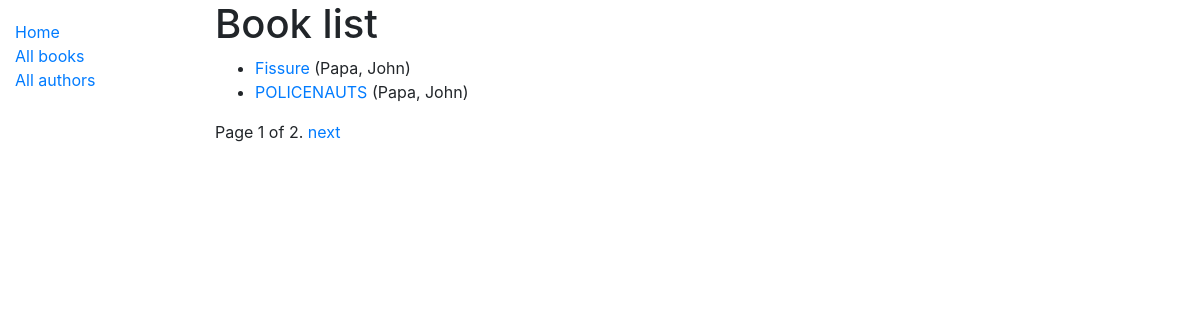
/catalog/books/, run on the app's committed database.
### catalog/models.py (models this page shows, shortened)
class Book(models.Model):
    title = models.CharField(max_length=200)
    author = models.ForeignKey(Author, on_delete=models.SET_NULL, null=True)
    summary = models.TextField(max_length=1000, help_text='Enter a brief description of the book')
    isbn = models.CharField('ISBN', max_length=13, help_text='13 Character <a href="https://www.isbn-international.org/content/what-isbn">ISBN number</a>')
    genre = models.ManyToManyField(Genre, help_text='Select a genre for this book')
    language = models.ForeignKey(Language, on_delete=models.SET_NULL, null=True)
    def get_absolute_url(self):
        return reverse('book-detail', args=[str(self.id)])
    class Meta:
        ordering = [ 'title' ]

class Author(models.Model):
    first_name = models.CharField(max_length=100)
    last_name = models.CharField(max_length=100)
    date_of_birth = models.DateField(null=True, blank=True)
    date_of_death = models.DateField('Died', null=True, blank=True)
    class Meta:
        ordering = [ 'last_name', 'first_name' ]
    def __str__(self):
        return f'{self.last_name}, {self.first_name}'

### catalog/views.py (the view)
# urls.py: path('books/', views.BookListView.as_view(), name='books'),
class BookListView(generic.ListView):
    model = Book
    paginate_by = 2
    context_object_name = 'my_book_list' # own name for the list as a template variable
    queryset = Book.objects.all()[:5] # get 5 books containing the title book

### catalog/templates/catalog/book_list.html
{% extends "base_generic.html" %}
{% block content %}
  <h1>Book list</h1>
  {% if my_book_list %}
  <ul>
      {% for book in my_book_list %}
        <li>
            <a href="{{book.get_absolute_url}}">{{ book.title }}</a> ({{ book.author }})
        </li>
      {% endfor %}
  </ul>
  {% else %}
    <p>There are no books in the library.</p>
  {% endif %}
{% endblock content %}

### data on the page
Book: title "Fissure", author "Papa, John"
Book: title "POLICENAUTS", author "Papa, John"

### other printed values
{{ page_obj.number }} "1"
{{ page_obj.paginator.num_pages }} "2"
